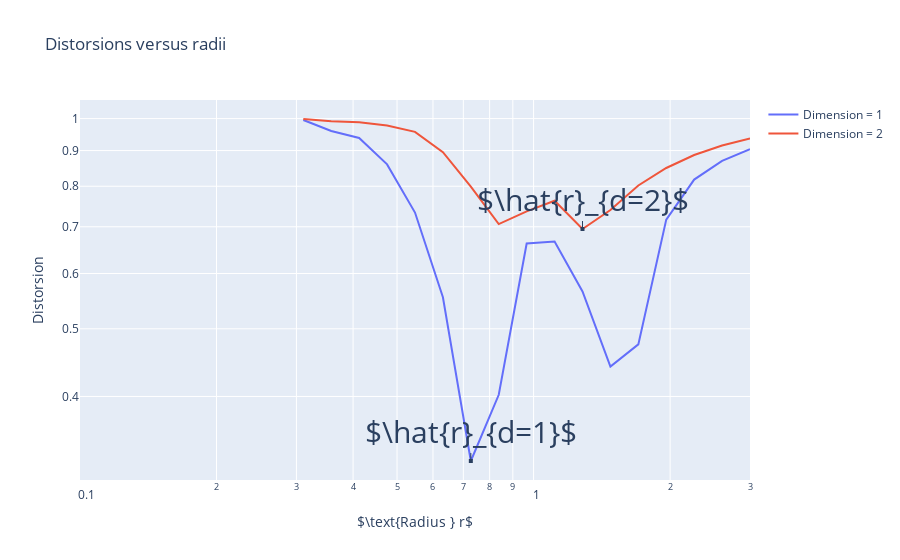

The code cell stored with this chart in its notebook:
### Code cell
from megaman.plotter.scatter_3d import scatter_plot3d_plotly
import plotly.graph_objs as go
from plotly.offline import iplot


t_distorsion = [go.Scatter(x=rad_search_space, y=distorsion_dim1, name='Dimension = 1'), 
                go.Scatter(x=rad_search_space, y=distorsion_dim2, name='Dimension = 2')]

l_distorsion = go.Layout(
    title='Distorsions versus radii',
    xaxis=dict(
        title='$\\text{Radius } r$',
        type='log',
        autorange=True
    ),
    yaxis=dict(
        title='Distorsion',
        type='log',
        autorange=True
    ),
    annotations=[
        dict(
            x=np.log10(est_rad_dim1),
            y=np.log10(distorsion_dim1[argmin_d1]),
            xref='x',
            yref='y',
            text='$\\hat{r}_{d=1}$',
            font = dict(size = 30),
            showarrow=True,
            arrowhead=7,
            ax=0,
            ay=-30
        ),
        dict(
            x=np.log10(est_rad_dim2),
            y=np.log10(distorsion_dim2[argmin_d2]),
            xref='x',
            yref='y',
            text='$\\hat{r}_{d=2}$',
            font = dict(size = 30),
            showarrow=True,
            arrowhead=7,
            ax=0,
            ay=-30
        )
    ]
)
f_distorsion = go.Figure(data=t_distorsion,layout=l_distorsion)
iplot(f_distorsion)

### Figure 1 — Plotly figure (JSON) as saved in the notebook; plotly's stock layout.template omitted (floating-point values rounded to 4 significant figures)
{"data": [{"name": "Dimension = 1", "type": "scatter", "x": [0.1, 0.1152, 0.1328, 0.153, 0.1763, 0.2031, 0.234, 0.2697, 0.3107, 0.358, 0.4125, 0.4754, 0.5477, 0.6311, 0.7272, 0.8379, 0.9655, 1.112, 1.282, 1.477, 1.702, 1.961, 2.26, 2.604, 3], "y": [null, null, null, null, null, null, null, null, 0.9954, 0.9597, 0.9382, 0.8598, 0.7335, 0.5548, 0.3233, 0.4022, 0.6624, 0.667, 0.5655, 0.4415, 0.475, 0.7166, 0.8178, 0.87, 0.9041]}, {"name": "Dimension = 2", "type": "scatter", "x": [0.1, 0.1152, 0.1328, 0.153, 0.1763, 0.2031, 0.234, 0.2697, 0.3107, 0.358, 0.4125, 0.4754, 0.5477, 0.6311, 0.7272, 0.8379, 0.9655, 1.112, 1.282, 1.477, 1.702, 1.961, 2.26, 2.604, 3], "y": [null, null, null, null, null, null, null, null, 0.9986, 0.9911, 0.9883, 0.9774, 0.9572, 0.895, 0.7991, 0.7063, 0.7364, 0.7626, 0.6948, 0.7396, 0.8022, 0.8497, 0.8868, 0.9153, 0.9369]}], "layout": {"annotations": [{"arrowhead": 7, "ax": 0, "ay": -30, "font": {"size": 30}, "showarrow": true, "text": "$\\hat{r}_{d=1}$", "x": -0.1383, "xref": "x", "y": -0.4903, "yref": "y"}, {"arrowhead": 7, "ax": 0, "ay": -30, "font": {"size": 30}, "showarrow": true, "text": "$\\hat{r}_{d=2}$", "x": 0.1078, "xref": "x", "y": -0.1581, "yref": "y"}], "title": {"text": "Distorsions versus radii"}, "xaxis": {"autorange": true, "title": {"text": "$\\text{Radius } r$"}, "type": "log"}, "yaxis": {"autorange": true, "title": {"text": "Distorsion"}, "type": "log"}}}
